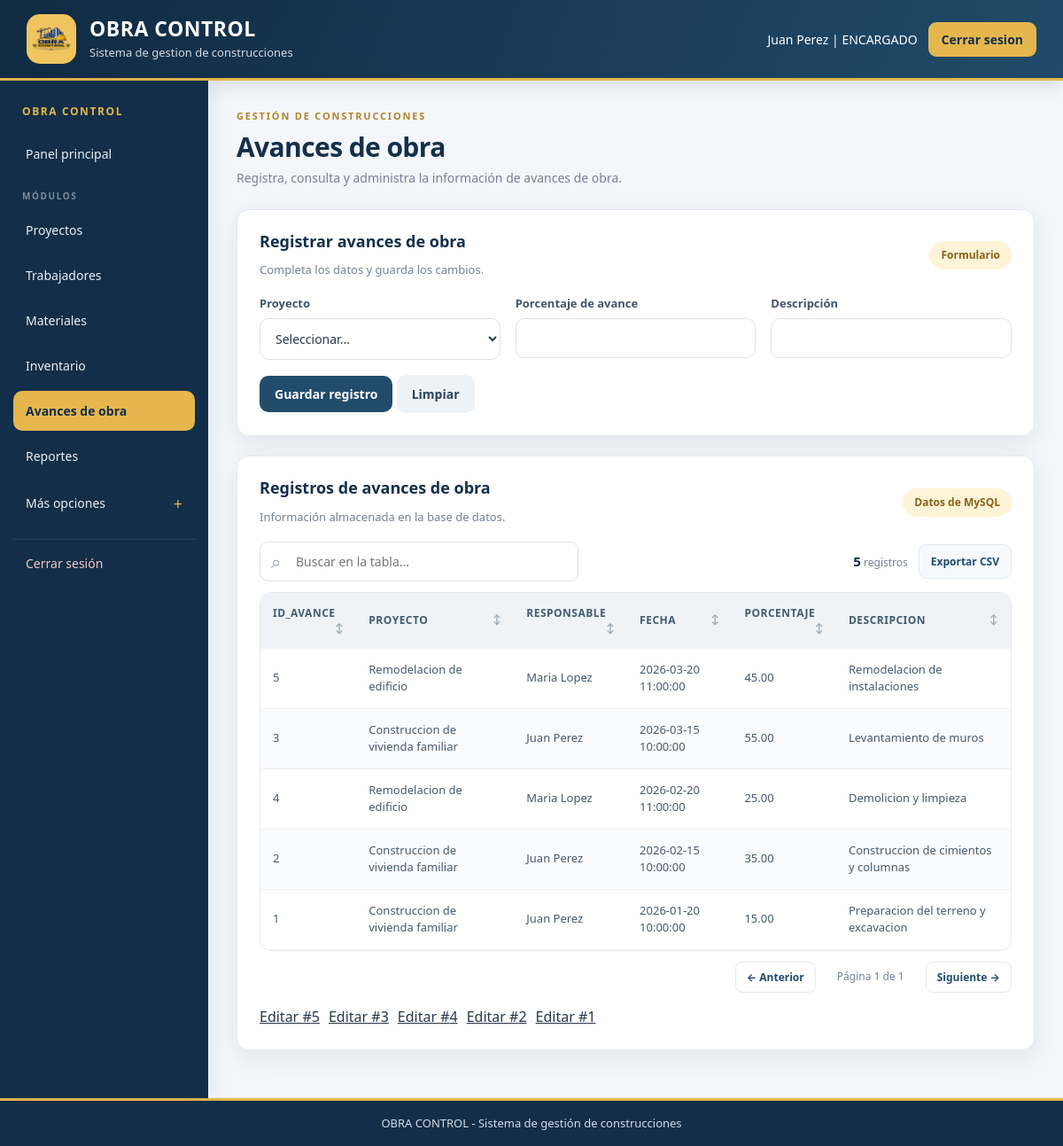
Screenshot of /OBRA_CONTROL/encargado/avances.php (signed in) with the database file from the repository.
### tables this page shows
CREATE TABLE avance_obra (
    id_avance INT UNSIGNED AUTO_INCREMENT PRIMARY KEY,
    id_proyecto INT UNSIGNED NOT NULL,
    id_usuario INT UNSIGNED NOT NULL,
    fecha DATETIME DEFAULT CURRENT_TIMESTAMP,
    porcentaje DECIMAL(5,2) NOT NULL,
    descripcion VARCHAR(250) NOT NULL,

    CONSTRAINT chk_avance_porcentaje
    CHECK (porcentaje >= 0 AND porcentaje <= 100),

    CONSTRAINT fk_avance_proyecto
    FOREIGN KEY (id_proyecto)
    REFERENCES proyecto(id_proyecto),

    CONSTRAINT fk_avance_usuario
    FOREIGN KEY (id_usuario)
    REFERENCES usuario(id_usuario)
);

CREATE TABLE proyecto (
    id_proyecto INT UNSIGNED AUTO_INCREMENT PRIMARY KEY,
    id_encargado INT UNSIGNED NOT NULL,
    nombre VARCHAR(120) NOT NULL,
    ubicacion VARCHAR(200) NOT NULL,
    fecha_inicio DATE NOT NULL,
    fecha_fin DATE,
    estado VARCHAR(30) NOT NULL DEFAULT 'PLANIFICADO',

    CONSTRAINT chk_proyecto_fechas
    CHECK (fecha_fin IS NULL OR fecha_fin >= fecha_inicio),

    CONSTRAINT fk_proyecto_encargado
    FOREIGN KEY (id_encargado)
    REFERENCES trabajador(id_trabajador)
);

CREATE TABLE usuario (
    id_usuario INT UNSIGNED AUTO_INCREMENT PRIMARY KEY,
    nombre VARCHAR(100) NOT NULL,
    correo VARCHAR(150) NOT NULL UNIQUE,
    password VARCHAR(255) NOT NULL,
    rol VARCHAR(30) NOT NULL,
    estado VARCHAR(20) NOT NULL DEFAULT 'ACTIVO'
);

### OBRA_CONTROL/encargado/avances.php (the view, shortened to what this page needs)
<?php
require_once '../conexion.php';
require_once '../funciones.php';
$registro_editar = null;
$resultado = $conn->query("SELECT a.id_avance,p.nombre AS proyecto,u.nombre AS responsable,a.fecha,a.porcentaje,a.descripcion FROM avance_obra a INNER JOIN proyecto p ON a.id_proyecto=p.id_proyecto INNER JOIN usuario u ON a.id_usuario=u.id_usuario ORDER BY a.fecha DESC");
?>
<!DOCTYPE html>
<html lang="es">
<head>
    <link rel="stylesheet" href="../css/estilo.css">
</head>
<body>
    <?php include '../encabezado.php';
    include '../menu.php'; ?>
    <section class="titulo-pagina"><span class="sobre-titulo">GESTIÓN DE CONSTRUCCIONES</span>
        <h2 class="titulo-seccion">Avances de obra</h2>
        <p>Registra, consulta y administra la información de avances de obra.</p>
    </section>
    <section class="tarjeta">
        <div class="encabezado-tabla">
            <div>
                <h3 class="titulo-tarjeta">
                    <?php echo $registro_editar ? 'Editar registro' : 'Registrar avances de obra'; ?></h3>
                <p>Completa los datos y guarda los cambios.</p>
            </div><span class="etiqueta">Formulario</span>
        </div>
        <form method="POST" class="rejilla-formulario"><input type="hidden" name="id_registro"
            <div><label class="etiqueta-campo">Proyecto</label><select name="id_proyecto" required>
                    <option value="">Seleccionar...</option>
                </select></div>
            <div><label class="etiqueta-campo">Porcentaje de avance</label><input type="number" name="porcentaje"
                    value="<?php echo htmlspecialchars((string) ($registro_editar['porcentaje'] ?? '')); ?>" step="0.01"
                    min="0" required></div>
            <div><label class="etiqueta-campo">Descripción</label><input type="text" name="descripcion"
                    value="<?php echo htmlspecialchars((string) ($registro_editar['descripcion'] ?? '')); ?>" required>
            </div>
            <div class="campo-completo"><button type="submit" class="boton-principal" name="guardar">Guardar
                    registro</button> <a class="boton boton-secundario" href="avances.php">Limpiar</a></div>
        </form>
    </section>
    <section class="tarjeta">
        <div class="encabezado-tabla">
            <div>
                <h3 class="titulo-tarjeta">Registros de avances de obra</h3>
                <p>Información almacenada en la base de datos.</p>
            </div><span class="etiqueta">Datos de MySQL</span>
        </div><?php mostrar_tabla($resultado); ?>
        <div class="lista-acciones">
            <?php if ($resultado && $resultado->num_rows > 0) {
                $resultado->data_seek(0);
                while ($fila_accion = $resultado->fetch_assoc()) { ?><span><a
                            href="?editar=<?php echo (int) $fila_accion['id_avance']; ?>">Editar
                            #<?php echo (int) $fila_accion['id_avance']; ?></a></span><?php }
            } ?></div>
    </section>
    <?php include '../menu_final.php'; ?>
</body>
</html>

### OBRA_CONTROL/funciones.php (shortened to what this page needs)
<?php
function mostrar_tabla($resultado)
{
    $campos = $resultado->fetch_fields();
    $columnas = [];
    foreach ($campos as $campo) {
        $columnas[] = $campo->name;
    }
    $filas = [];
    while ($fila = $resultado->fetch_assoc()) {
        $filas[] = $fila;
    }
    echo "<div class='modulo-tabla'><div class='herramientas-tabla'>";
    echo "<div class='busqueda-tabla'><span class='icono-buscar'>⌕</span><input type='search' class='campo-busqueda-tabla' placeholder='Buscar en la tabla...' aria-label='Buscar en la tabla'></div>";
    echo "<div class='acciones-tabla'><span class='contador-filas'><strong>" . count($filas) . "</strong> registros</span><button type='button' class='boton-exportar' onclick='exportarTabla(this)'>Exportar CSV</button></div></div>";
    echo "<div class='contenedor-tabla'><table class='tabla-datos'><thead><tr>";
    foreach ($columnas as $indice => $columna) {
        echo "<th class='cabecera-ordenable' data-columna='" . $indice . "' tabindex='0'>" . htmlspecialchars($columna) . "<span class='icono-orden'>↕</span></th>";
    }
    echo "</tr></thead><tbody>";
    foreach ($filas as $fila) {
        echo "<tr>";
        foreach ($columnas as $columna) {
            echo "<td>" . htmlspecialchars((string) ($fila[$columna] ?? "")) . "</td>";
        }
        echo "</tr>";
    }
    echo "</tbody></table></div>";
    echo "<div class='paginacion-tabla'><button type='button' class='boton-pagina' data-direccion='-1'>← Anterior</button><span class='indicador-pagina'></span><button type='button' class='boton-pagina' data-direccion='1'>Siguiente →</button></div></div>";
}
?>

### rows the page displays
avance_obra: id_avance "5", id_proyecto.nombre "Remodelacion de edificio", id_usuario.nombre "Maria Lopez", fecha "2026-03-20 11:00:00", porcentaje "45.00", descripcion "Remodelacion de instalaciones"
avance_obra: id_avance "3", id_proyecto.nombre "Construccion de vivienda familiar", id_usuario.nombre "Juan Perez", fecha "2026-03-15 10:00:00", porcentaje "55.00", descripcion "Levantamiento de muros"
avance_obra: id_avance "4", id_proyecto.nombre "Remodelacion de edificio", id_usuario.nombre "Maria Lopez", fecha "2026-02-20 11:00:00", porcentaje "25.00", descripcion "Demolicion y limpieza"
avance_obra: id_avance "2", id_proyecto.nombre "Construccion de vivienda familiar", id_usuario.nombre "Juan Perez", fecha "2026-02-15 10:00:00", porcentaje "35.00", descripcion "Construccion de cimientos y columnas"
avance_obra: id_avance "1", id_proyecto.nombre "Construccion de vivienda familiar", id_usuario.nombre "Juan Perez", fecha "2026-01-20 10:00:00", porcentaje "15.00", descripcion "Preparacion del terreno y excavacion"

### other values shown
$_SESSION["nombre"] "Juan Perez"
$_SESSION["rol"] "ENCARGADO"
$etiqueta "Proyectos"
$etiqueta "Trabajadores"
$etiqueta "Materiales"
$etiqueta "Inventario"
$etiqueta "Avances de obra"
$etiqueta "Reportes"
count($filas) "5"
$columna "ID_AVANCE"
$columna "PROYECTO"
$columna "RESPONSABLE"
$columna "FECHA"
$columna "PORCENTAJE"
$columna "DESCRIPCION"
